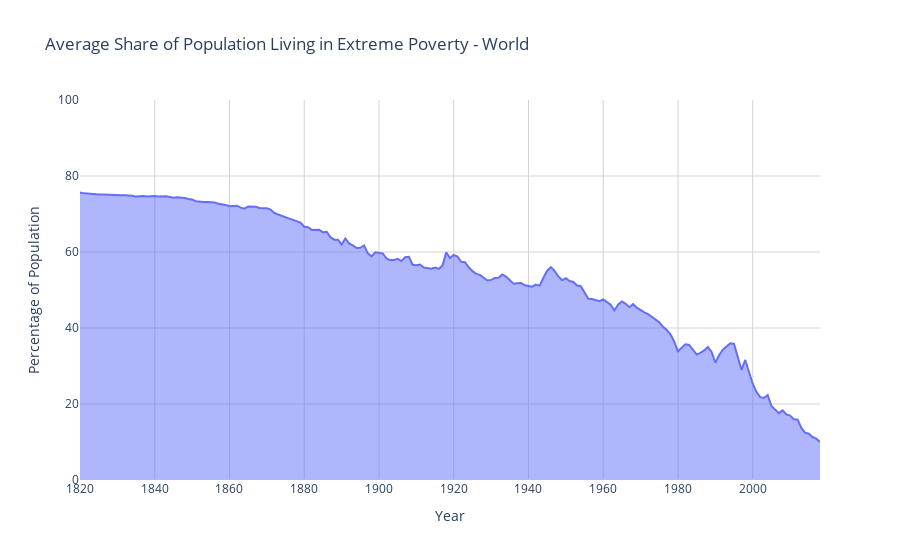

Source (notebook cell):
### Code cell
create_area_chart(file1, "World")

### Figure 1 — Plotly figure (JSON) as saved in the notebook; plotly's stock layout.template omitted (floating-point values rounded to 4 significant figures; data arrays with more than 128 entries replaced by an {"elided": "..."} marker saying what was removed)
{"data": [{"fillpattern": {"shape": ""}, "hovertemplate": "Year=%{x}<br>Percentage of Population=%{y}<extra></extra>", "legendgroup": "", "line": {"color": "#636efa"}, "marker": {"symbol": "circle"}, "mode": "lines", "name": "", "orientation": "v", "showlegend": false, "stackgroup": "1", "x": {"elided": "199 int values"}, "xaxis": "x", "y": {"elided": "199 float values"}, "yaxis": "y", "type": "scatter"}], "layout": {"xaxis": {"anchor": "y", "domain": [0.0, 1.0], "title": {"text": "Year"}, "gridcolor": "lightgrey"}, "yaxis": {"anchor": "x", "domain": [0.0, 1.0], "title": {"text": "Percentage of Population"}, "gridcolor": "lightgrey", "range": [0, 100]}, "legend": {"tracegroupgap": 0}, "title": {"text": "Average Share of Population Living in Extreme Poverty - World"}, "plot_bgcolor": "white"}}
